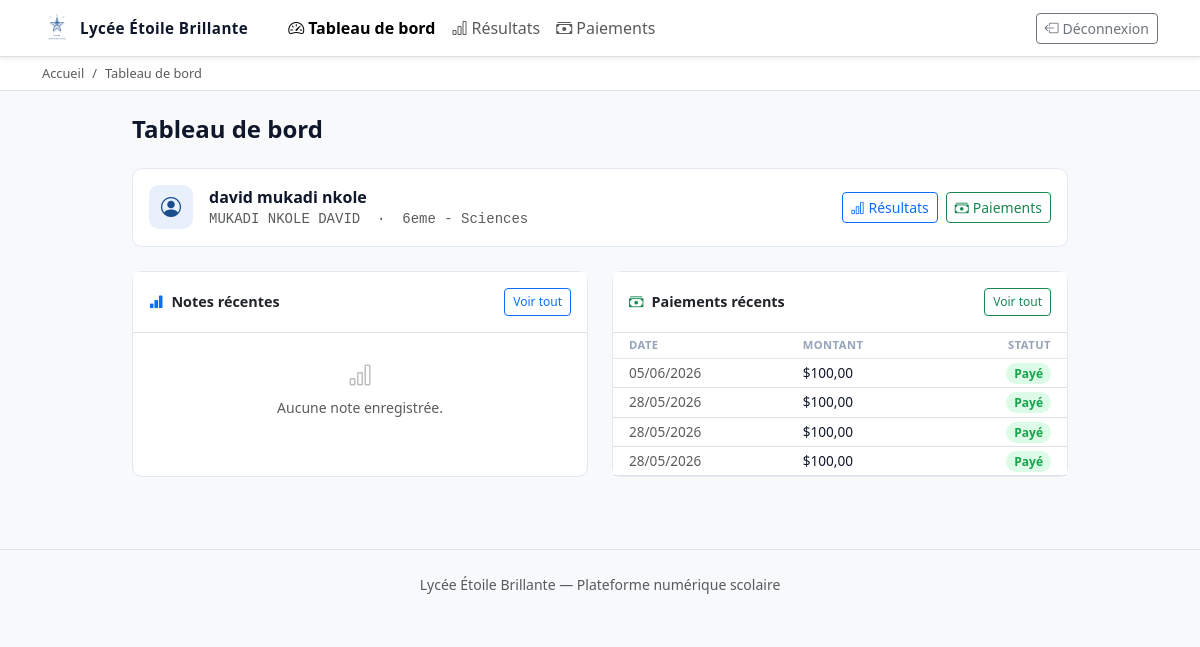
The page /dashboard/ (signed in) on the database its author committed.
### accounts/models.py (models this page shows, shortened)
class Eleve(models.Model):
    user = models.OneToOneField(User, on_delete=models.CASCADE, related_name="eleve")
    nom = models.CharField(max_length=100)
    postnom = models.CharField(max_length=100)
    prenom = models.CharField(max_length=100)
    classe = models.ForeignKey(Classe, on_delete=models.SET_NULL, null=True, blank=True)
    class Meta:
        verbose_name = "élève"
        verbose_name_plural = "élèves"
    @property
    def nom_complet(self):
        return f"{self.prenom} {self.nom} {self.postnom}"

class User(AbstractBaseUser, PermissionsMixin):
    identifiant = models.CharField(max_length=50, unique=True)
    is_active = models.BooleanField(default=True)
    is_staff = models.BooleanField(default=False)
    password_created = models.BooleanField(default=False)
    objects = UserManager()
    USERNAME_FIELD = "identifiant"
    REQUIRED_FIELDS = []
    class Meta:
        verbose_name = "utilisateur"
        verbose_name_plural = "utilisateurs"

class Classe(models.Model):
    niveau = models.CharField(max_length=100)
    departement = models.CharField(max_length=100)
    class Meta:
        verbose_name = "classe"
        verbose_name_plural = "classes"
    def __str__(self):
        return f"{self.niveau} - {self.departement}"

### payments/models.py (models this page shows, shortened)
class Paiement(models.Model):
    MODE_CHOICES = [
        ("orange", "Orange Money"),
        ("airtel", "Airtel Money"),
        ("mpesa", "M-Pesa"),
    ]
    STATUT_CHOICES = [
        ("en_attente", "En attente"),
        ("paye", "Payé"),
        ("echec", "Échec"),
    ]
    eleve = models.ForeignKey(Eleve, on_delete=models.CASCADE, related_name="paiements")
    frais = models.ForeignKey(FraisScolaire, null=True, blank=True, on_delete=models.PROTECT, related_name="paiements")
    moyen_paiement = models.CharField(max_length=20, choices=MODE_CHOICES, null=True, blank=True)
    montant = models.DecimalField(max_digits=10, decimal_places=2, editable=False, null=True, blank=True)
    description = models.CharField(max_length=255, blank=True)
    statut = models.CharField(max_length=20, choices=STATUT_CHOICES, default="paye")
    date_paiement = models.DateTimeField(auto_now_add=True)
    numero_transaction = models.CharField(max_length=100, unique=True, blank=True)
    class Meta:
        verbose_name = "paiement"
        verbose_name_plural = "paiements"
        ordering = ["-date_paiement"]
        unique_together = ("eleve", "frais")

### dashboard/views.py (the view)
# urls.py: path("", views.DashboardAdminView.as_view(), name="index"),
@login_required(login_url="accounts:signin")
def index(request):
    eleve = get_eleve_for_user(request.user)
    if eleve is None:
        return render_no_eleve_profile(request)
    notes_recentes = Note.objects.filter(eleve=eleve).select_related("evaluation_cours__evaluation")[:5]
    paiements_recents = Paiement.objects.filter(eleve=eleve)[:5]
    context = {
        "eleve": eleve,
        "notes_recentes": notes_recentes,
        "paiements_recents": paiements_recents,
    }
    return render(request, "dashboard/dashboard.html", context)

### accounts/utils.py (called while the page is built)
def get_eleve_for_user(user):
    try:
        return Eleve.objects.select_related("classe", "user").get(user=user)
    except Eleve.DoesNotExist:
        return None

### templates/dashboard/dashboard.html (shortened to what this page needs)
{% extends 'base.html' %}
{% block nav_active_dashboard %}active fw-semibold{% endblock %}
{% block breadcrumb %}
<div class="border-bottom bg-white" style="padding:7px 0;">
    <div class="container">
        <nav aria-label="breadcrumb">
            <ol class="breadcrumb mb-0" style="font-size:.8rem;">
                <li class="breadcrumb-item"><a href="{% url 'home' %}" class="text-decoration-none text-muted">Accueil</a></li>
                <li class="breadcrumb-item active">Tableau de bord</li>
            </ol>
        </nav>
    </div>
</div>
{% endblock %}
{% block content %}
<div class="d-flex justify-content-between align-items-center mb-4">
    <h1 class="h4 fw-bold mb-0" style="color:#0f172a;">Tableau de bord</h1>
</div>
<div class="card mb-4" style="border-radius:10px;border-color:#e2e8f0;">
    <div class="card-body d-flex align-items-center gap-3 py-3">
        <div style="width:44px;height:44px;background:#e8f0fb;border-radius:10px;display:flex;align-items:center;justify-content:center;font-size:20px;color:#1a4d8c;flex-shrink:0;">
            <i class="bi bi-person-circle"></i>
        </div>
        <div>
            <div class="fw-bold" style="color:#0f172a;">{{ eleve.nom_complet }}</div>
            <div class="small text-muted font-monospace">{{ eleve.user.identifiant }}{% if eleve.classe %} &nbsp;·&nbsp; {{ eleve.classe }}{% endif %}</div>
        </div>
        <div class="ms-auto d-flex gap-2">
            <a href="{% url 'dashboard:resultats' %}" class="btn btn-sm btn-outline-primary">
                <i class="bi bi-bar-chart me-1"></i>Résultats
            </a>
            <a href="{% url 'payments:liste' %}" class="btn btn-sm btn-outline-success">
                <i class="bi bi-cash-stack me-1"></i>Paiements
            </a>
        </div>
    </div>
</div>
<div class="row g-4">
    <div class="col-lg-6">
        <div class="card h-100" style="border-radius:10px;border-color:#e2e8f0;">
            <div class="card-header bg-white border-bottom d-flex justify-content-between align-items-center py-3" style="border-color:#e2e8f0;">
                <span class="fw-semibold" style="font-size:.9rem;"><i class="bi bi-bar-chart-fill me-2 text-primary"></i>Notes récentes</span>
                <a href="{% url 'dashboard:resultats' %}" class="btn btn-sm btn-outline-primary" style="font-size:.75rem;">Voir tout</a>
            </div>
            <div class="card-body p-0">
                {% if notes_recentes %}
                <table class="table table-sm mb-0" style="font-size:.85rem;">
                    <thead style="background:#f8fafc;">
                        <tr>
                            <th class="ps-3" style="font-size:.7rem;color:#94a3b8;text-transform:uppercase;letter-spacing:.04em;font-weight:600;border-bottom:1px solid #e2e8f0;">Cours</th>
                            <th style="font-size:.7rem;color:#94a3b8;text-transform:uppercase;letter-spacing:.04em;font-weight:600;border-bottom:1px solid #e2e8f0;">Évaluation</th>
                            <th class="pe-3 text-end" style="font-size:.7rem;color:#94a3b8;text-transform:uppercase;letter-spacing:.04em;font-weight:600;border-bottom:1px solid #e2e8f0;">Note</th>
                        </tr>
                    </thead>
                    <tbody>
                        {% for note in notes_recentes %}
                        <tr>
                            <td class="ps-3 fw-medium" style="color:#0f172a;">{{ note.cours.nom }}</td>
                            <td class="text-muted">{{ note.evaluation.get_type_display }} – {{ note.evaluation.get_periode_display }}</td>
                            <td class="pe-3 text-end">
                                <span class="fw-semibold" style="color:#1a4d8c;">{{ note.valeur }}</span>
                                <span class="text-muted">/{{ note.evaluation_cours.note_max }}</span>
                            </td>
                        </tr>
                        {% endfor %}
                    </tbody>
                </table>
                {% else %}
                <div class="text-center py-4 text-muted small">
                    <i class="bi bi-bar-chart d-block mb-1" style="font-size:1.5rem;opacity:.4;"></i>
                    Aucune note enregistrée.
                </div>
                {% endif %}
            </div>
        </div>
    </div>
    <div class="col-lg-6">
        <div class="card h-100" style="border-radius:10px;border-color:#e2e8f0;">
            <div class="card-header bg-white border-bottom d-flex justify-content-between align-items-center py-3" style="border-color:#e2e8f0;">
                <span class="fw-semibold" style="font-size:.9rem;"><i class="bi bi-cash-stack me-2 text-success"></i>Paiements récents</span>
                <a href="{% url 'payments:liste' %}" class="btn btn-sm btn-outline-success" style="font-size:.75rem;">Voir tout</a>
            </div>
            <div class="card-body p-0">
                {% if paiements_recents %}
                <table class="table table-sm mb-0" style="font-size:.85rem;">
                    <thead style="background:#f8fafc;">
                        <tr>
                            <th class="ps-3" style="font-size:.7rem;color:#94a3b8;text-transform:uppercase;letter-spacing:.04em;font-weight:600;border-bottom:1px solid #e2e8f0;">Date</th>
                            <th style="font-size:.7rem;color:#94a3b8;text-transform:uppercase;letter-spacing:.04em;font-weight:600;border-bottom:1px solid #e2e8f0;">Montant</th>
                            <th class="pe-3 text-end" style="font-size:.7rem;color:#94a3b8;text-transform:uppercase;letter-spacing:.04em;font-weight:600;border-bottom:1px solid #e2e8f0;">Statut</th>
                        </tr>
                    </thead>
                    <tbody>
                        {% for paiement in paiements_recents %}
                        <tr>
                            <td class="ps-3 text-muted">{{ paiement.date_paiement|date:"d/m/Y" }}</td>
                            <td class="fw-medium" style="color:#0f172a;">${{ paiement.montant }}</td>
                            <td class="pe-3 text-end">
                                {% if paiement.statut == "paye" %}
                                <span style="background:#dcfce7;color:#16a34a;font-size:.75rem;font-weight:600;padding:2px 8px;border-radius:12px;">Payé</span>
                                {% else %}
                                <span style="background:#fef3c7;color:#d97706;font-size:.75rem;font-weight:600;padding:2px 8px;border-radius:12px;">{{ paiement.get_statut_display }}</span>
                                {% endif %}
                            </td>
                        </tr>
                        {% endfor %}
                    </tbody>
                </table>
                {% else %}
                <div class="text-center py-4 text-muted small">
                    <i class="bi bi-cash d-block mb-1" style="font-size:1.5rem;opacity:.4;"></i>
                    Aucun paiement enregistré.
                </div>
                {% endif %}
            </div>
        </div>
    </div>
</div>
{% endblock %}

### static/css/style.css (style rules this page uses)
body { background-color: #f8f9fa; color: #212529; }
.card { border-color: #e9ecef; box-shadow: none; }

### rows shown on the page
Eleve: nom_complet "david mukadi nkole", user.identifiant "MUKADI NKOLE DAVID", classe "6eme - Sciences"
Paiement: date_paiement "05/06/2026", montant "100,00", statut "Payé"
Paiement: date_paiement "28/05/2026", montant "100,00", statut "Payé"
Paiement: date_paiement "28/05/2026", montant "100,00", statut "Payé"
Paiement: date_paiement "28/05/2026", montant "100,00", statut "Payé"
